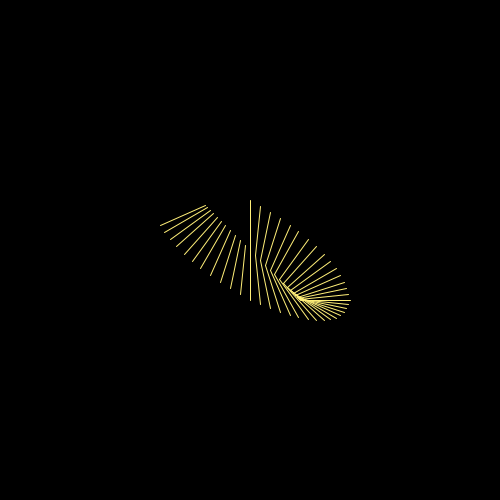
Frame 1 (no input)
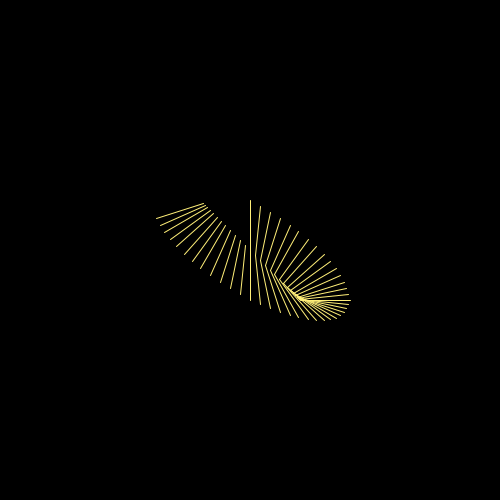
Frame 60 (the mouse pressed at the canvas centre just before this capture)
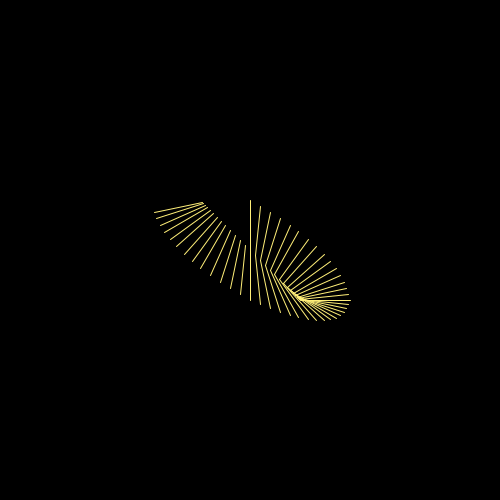
Frame 120 (the mouse held since frame 60 and released just before this capture)

The Processing sketch that drew these frames (run headless with seeded random() and noise(); from frame 60 on, the mouse is pressed at the canvas centre):

// Processing sketch: sketch_200610b_time
// ── sketch_200610b_time.pde
void setup() {
  size(500, 500);
}

void draw() {
  background(0);
  for(int i = 0; i < 60; i++) {
    int s = int(50 * sin(radians(i * 6 - 90)));
    int c = int(50  * cos(radians(i * 6 - 90)));
    int x1 = width / 2 + c, x2 = x1 + c;
    int y1 = height / 2 + c,y2 = y1 + s;
    if (i <= second()) {
      stroke(255, 239, 120);
      line(x1, y1, x2, y2);
    }
  }
}
